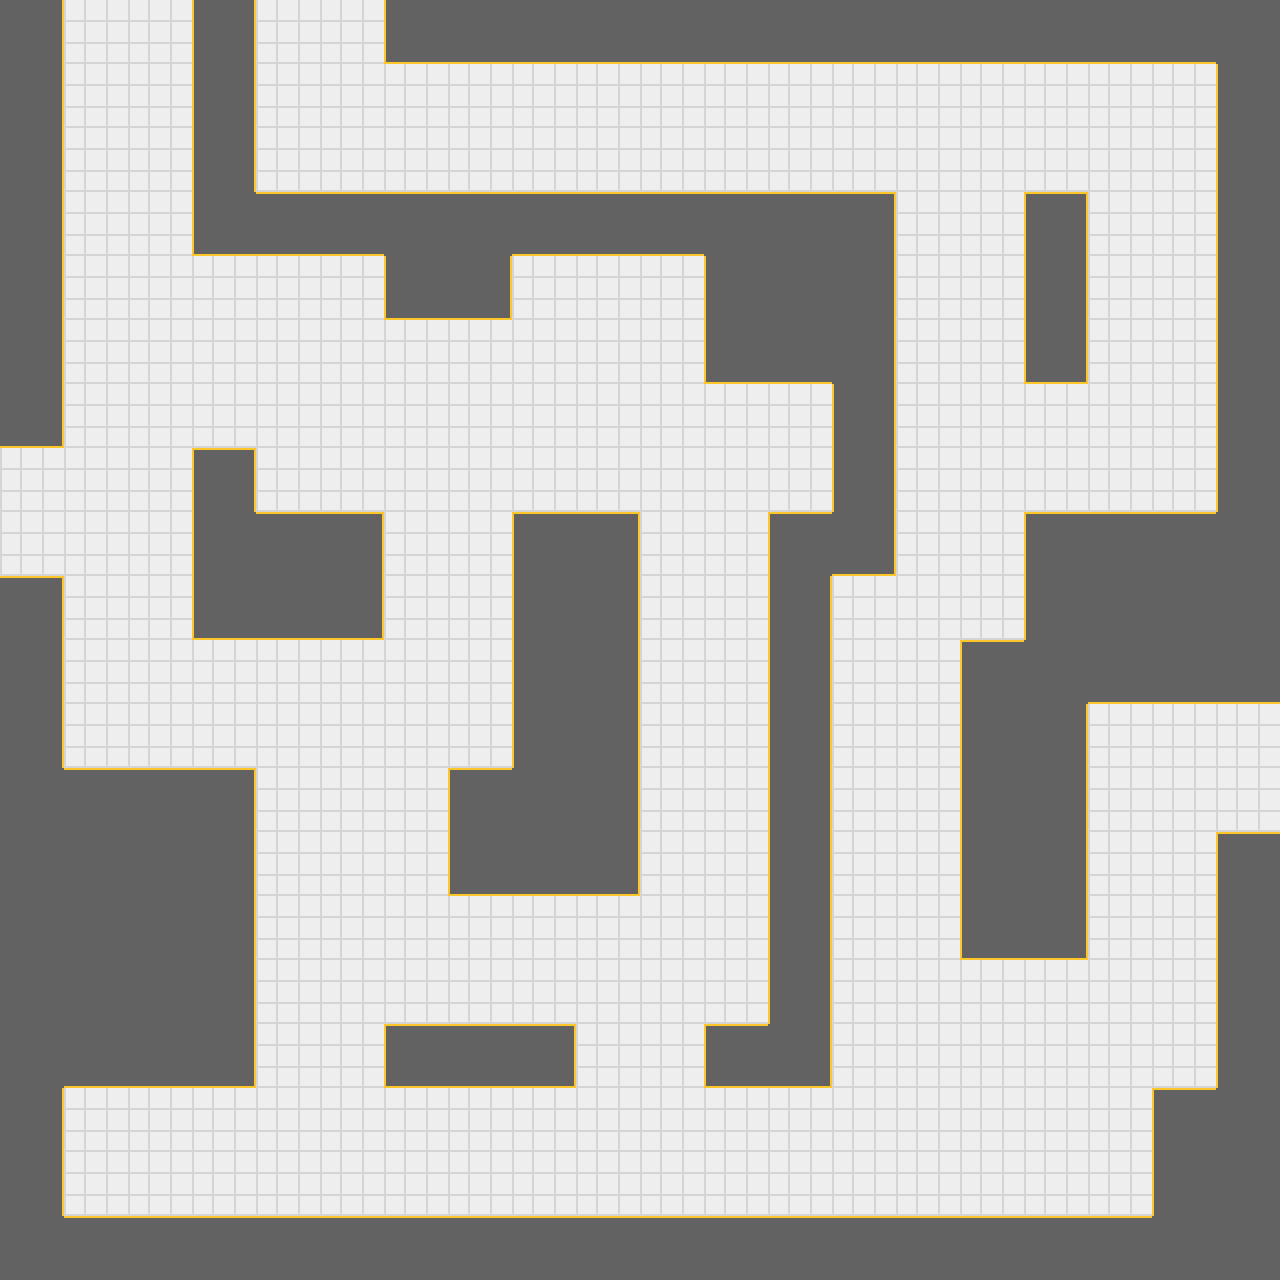

The image is a tile-based game level rendered from a .tmx file. Its description and source (layers, tilesets, objects; grid data summarised) follow:
An orthogonal 20x20 tile map with 64x64 px tiles, 1 tile layer (background) and 13 objects (2x enemy.spawn, player.spawn, maze.exit).

<map version="1.0" orientation="orthogonal" width="20" height="20" tilewidth="64" tileheight="64">
 <properties>
  <property name="tip.01" value="Enemies will keep coming if you stick around, move fast!" />
  <property name="tip.02" value="Watch your back" />
  <property name="tip.03" value="This is some sort of facility, isn't it?" />
  <property name="tip.04" value="Good luck trying to escape..." />
 </properties>
 <tileset firstgid="1" name="test" tilewidth="64" tileheight="64" spacing="4" margin="2">
  <image source="tileset.png" width="256" height="512" />
  <tile id="15">
   <properties>
    <property name="walkable" value="true" />
   </properties>
  </tile>
 </tileset>
 <layer name="background" width="20" height="20">
  <data>[400 cells, 400 non-empty, 16 distinct tile ids]</data>
 </layer>
 <objectgroup name="events" width="20" height="20">
  <object name="player.spawn" x="128" y="0" width="64" height="64" />
  <object name="enemy.spawn" x="1216" y="704" width="64" height="64" />
  <object name="maze.exit" x="320" y="-64" width="64" height="64">
   <ellipse />
  </object>
  <object name="enemy.spawn" x="448" y="640" width="64" height="64" />
 </objectgroup>
 <objectgroup name="collisions" width="20" height="20">
  <object x="0" y="0">
   <polyline points="0,0 1280,0 1280,1280 0,1280 0,0" />
  </object>
  <object x="64" y="0">
   <polyline points="0,0 0,448 -64,448" />
  </object>
  <object x="0" y="576">
   <polyline points="0,0 64,0 64,192 256,192 256,512 64,512 64,640 1152,640 1152,512 1216,512 1216,256 1280,256" />
  </object>
  <object x="1280" y="704">
   <polyline points="0,0 -192,0 -192,256 -320,256 -320,-64 -256,-64 -256,-192 -64,-192 -64,-640 -896,-640 -896,-704" />
  </object>
  <object x="256" y="0">
   <polyline points="0,0 0,192 640,192 640,576 576,576 576,1088 448,1088 448,1024 512,1024 512,512 576,512 576,384 448,384 448,256 320,256 256,256 256,320 128,320 128,256 -64,256 -64,0" />
  </object>
  <object x="192" y="448">
   <polyline points="0,0 64,0 64,64 192,64 192,192 0,192 0,0" />
  </object>
  <object x="512" y="512">
   <polyline points="0,0 128,0 128,384 -64,384 -64,256 0,256 0,0 128,0" />
  </object>
  <object x="384" y="1024">
   <polyline points="0,0 192,0 192,64 0,64 0,0" />
  </object>
  <object x="1024" y="384">
   <polyline points="0,0 64,0 64,-192 0,-192 0,0" />
  </object>
 </objectgroup>
</map>